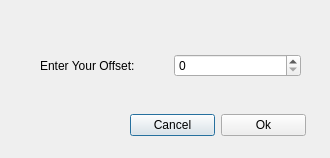
<?xml version="1.0" encoding="UTF-8"?>
<ui version="4.0">
    <class>OffsetDialog</class>
    <widget class="QDialog" name="OffsetDialog">
        <property name="geometry">
            <rect>
                <x>0</x>
                <y>0</y>
                <width>330</width>
                <height>158</height>
            </rect>
        </property>
        <property name="windowTitle">
            <string>Dialog</string>
        </property>
        <widget class="QWidget" name="layoutWidget">
            <property name="geometry">
                <rect>
                    <x>130</x>
                    <y>110</y>
                    <width>176</width>
                    <height>30</height>
                </rect>
            </property>
            <layout class="QHBoxLayout" name="horizontalLayout_2">
                <item>
                    <widget class="QPushButton" name="cancelButton">
                        <property name="text">
                            <string>Cancel</string>
                        </property>
                    </widget>
                </item>
                <item>
                    <widget class="QPushButton" name="okButton">
                        <property name="text">
                            <string>Ok</string>
                        </property>
                    </widget>
                </item>
            </layout>
        </widget>
        <widget class="QWidget" name="layoutWidget">
            <property name="geometry">
                <rect>
                    <x>40</x>
                    <y>50</y>
                    <width>261</width>
                    <height>31</height>
                </rect>
            </property>
            <layout class="QHBoxLayout" name="horizontalLayout">
                <item>
                    <widget class="QLabel" name="label">
                        <property name="text">
                            <string>Enter Your Offset:</string>
                        </property>
                    </widget>
                </item>
                <item>
                    <widget class="QSpinBox" name="offsetBox"/>
                </item>
            </layout>
        </widget>
    </widget>
    <resources/>
    <connections/>
</ui>
